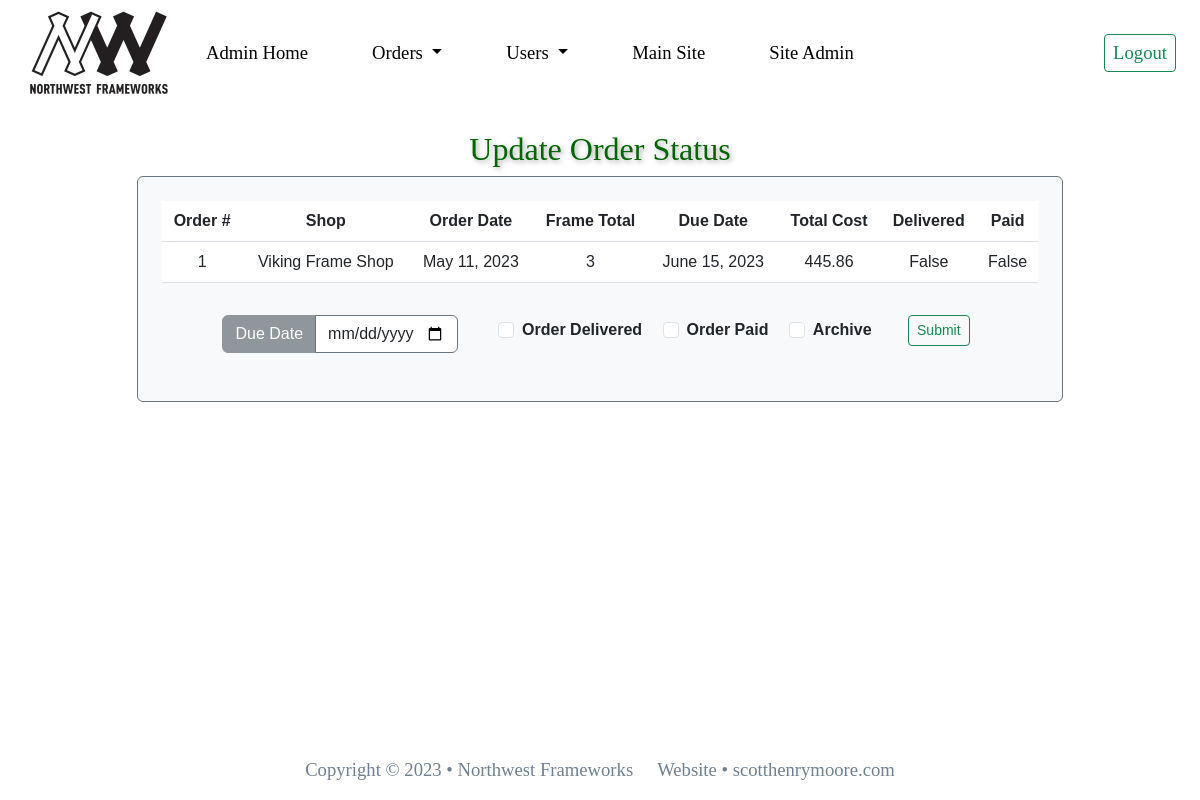
The app's page /update_order/1 (signed in), older data.
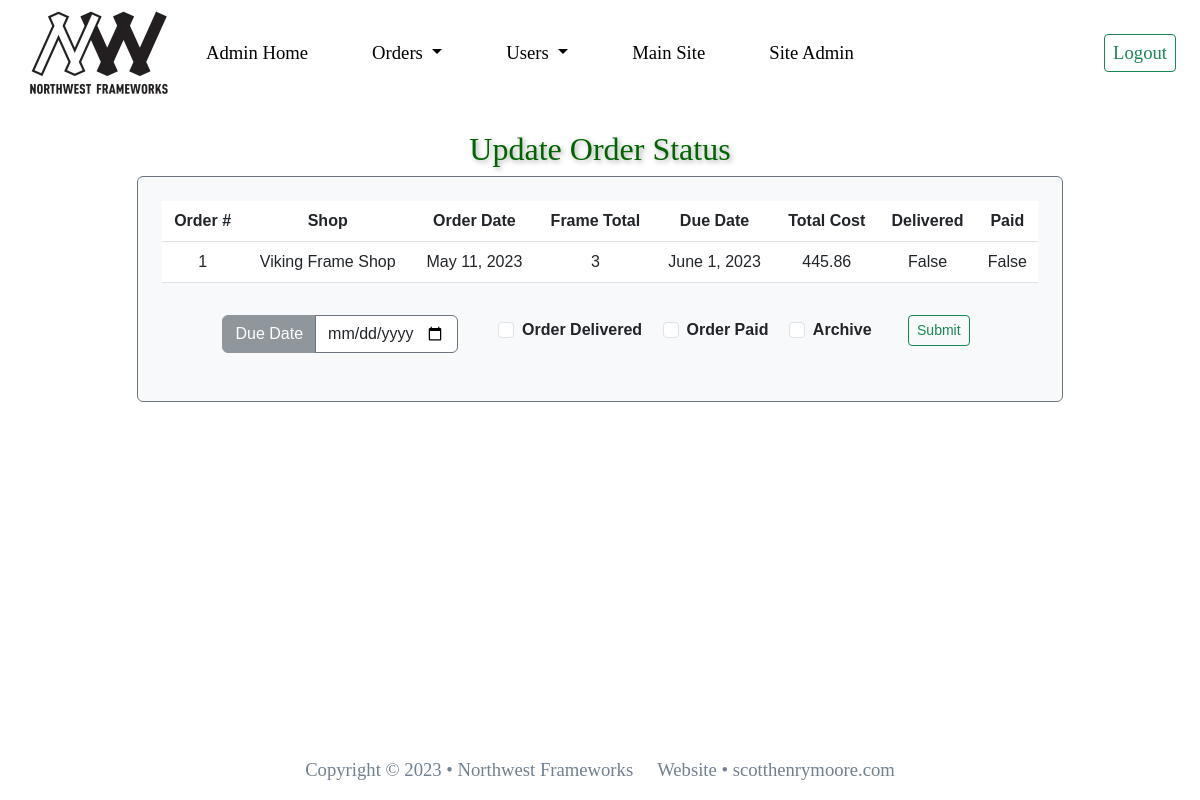
The same page, newer data.
### nw_orders_app/models.py (models this page shows, shortened)
class Order(models.Model):
    customer = models.ForeignKey(UserProfile, on_delete=models.SET_NULL, null=True, blank=True)
    order_date = models.DateField(null=True, blank=True)
    due_date = models.DateField(null=True, blank=True)
    complete = models.BooleanField(default=False)
    notes = models.CharField(max_length=300, blank=True)
    total_cost = models.DecimalField(max_digits=10, decimal_places=2, blank=True, null=True)
    frame_total = models.IntegerField(null=True, blank=True)
    order_delivered = models.BooleanField(default=False)
    order_paid = models.BooleanField(default=False)
    archive = models.BooleanField(default=False)
    class Meta:
        ordering = ('id',)

### nw_users_app/models.py (models this page shows, shortened)
class UserProfile(models.Model):
    user_name = models.ForeignKey(User, on_delete=models.CASCADE)
    first_name = models.CharField(max_length=30)
    last_name = models.CharField(max_length=30)
    phone_num = models.CharField(max_length=20)
    email = models.EmailField()
    shop_name = models.CharField(max_length=50)
    shop_address = models.CharField(max_length=50)
    shop_city = models.CharField(max_length=20)
    shop_state = models.CharField(max_length=20)
    shop_zipcode = models.CharField(max_length=15)
    website = models.URLField(blank=True)
    class Meta:
        ordering = ('shop_name',)

### nw_users_app/views.py (the view, shortened to what this page needs)
# urls.py: path('update_order/<int:id>', views.update_order, name = 'update_order'),
@login_required
def update_order(request, id):
    if request.method == 'GET':
        order = Order.objects.get(id=id)
        if request.method == 'GET':
            context = {'order': order,
                    }
            return render(request, 'user/update_order.html', context)

### templates/user/update_order.html (shortened to what this page needs)
{% extends 'base-admin.html' %} {% block content %}
<div class="container-md">
    <h2 class="text-center mt-4">Update Order Status</h2>
    <div class="row my-2 justify-content-center">
        <div class="col-md-10">
            <div class="table-responsive form-control rounded bg-light p-4 mb-2
                        border border-secondary text-center">
                <table class="table">
                    <thead>
                        <tr class="bg-info bg-opacity-50">
                            <th scope="col">Order #</th>
                            <th scope="col">Shop</th>
                            <th scope="col">Order Date</th>
                            <th scope="col">Frame Total</th>
                            <th scope="col">Due Date</th>
                            <th scope="col">Total Cost</th>
                            <th scope="col">Delivered</th>
                            <th scope="col">Paid</th>
                        </tr>
                    </thead>
                    <tbody>
                        <tr>
                            <td>{{ order.id }}</td>
                            <td>{{ order.customer.shop_name }}</td>
                            <td>{{ order.order_date }}</td>
                            <td>{{ order.frame_total }}</td>
                            <td>{{ order.due_date }}</td>
                            <td>{{ order.total_cost }}</td>
                            <td>{{ order.order_delivered }}</td>
                            <td>{{ order.order_paid }}</td>
                        </tr>
                    </tbody>
                </table>
                <div class="d-flex justify-content-center">
                    <form class="row pt-3 fw-bold justify-content-center" action="{% url 'update_order' order.id %}"
                        method="POST">
                        <div class="col-md-4 mb-4">
                            <div class="input-group">
                                <span class="input-group-text text-white bg-secondary opacity-75 border-secondary"
                                    id="inputGroup-sizing-default">Due Date</span>
                                <input type="date" name="due_date" class="form-control
                                    bg-white border-secondary" aria-label="Sizing example input"
                                    aria-describedby="inputGroup-sizing-default">
                            </div>
                        </div>
                        <div class="col-md-8 mb-4">
                            <div class="form-check form-check-inline mx-2">
                                <input class="form-check-input" type="checkbox" name="delivered" id="inlineCheckbox1">
                                <label class="form-check-label" for="inlineCheckbox1">Order Delivered</label>
                            </div>
                            <div class="form-check form-check-inline mx-2">
                                <input class="form-check-input" type="checkbox" name="paid" id="inlineCheckbox2"
                                    value=True>
                                <label class="form-check-label" for="inlineCheckbox2">Order Paid</label>
                            </div>
                            <div class="form-check form-check-inline mx-2">
                                <input class="form-check-input" type="checkbox" name="archive" id="inlineCheckbox3"
                                    value=True>
                                <label class="form-check-label" for="inlineCheckbox3">Archive</label>
                            </div>
                            <button type="submit" class="btn btn-sm btn-outline-success ms-4">Submit</button>
                        </div>
                    </form>
                </div>
            </div>
        </div>
    </div>
</div>
{% endblock %}

Row changes from the older to the newer data that the page shows:
changed Order "False": due_date "June 15, 2023" → "June 1, 2023"
